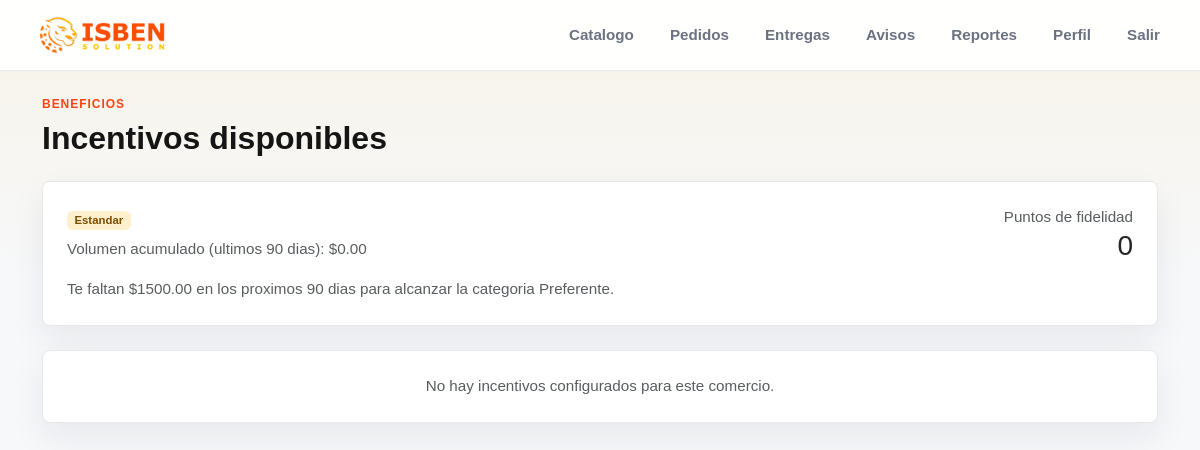
Before: /incentivos/ (signed in) with the older database file.
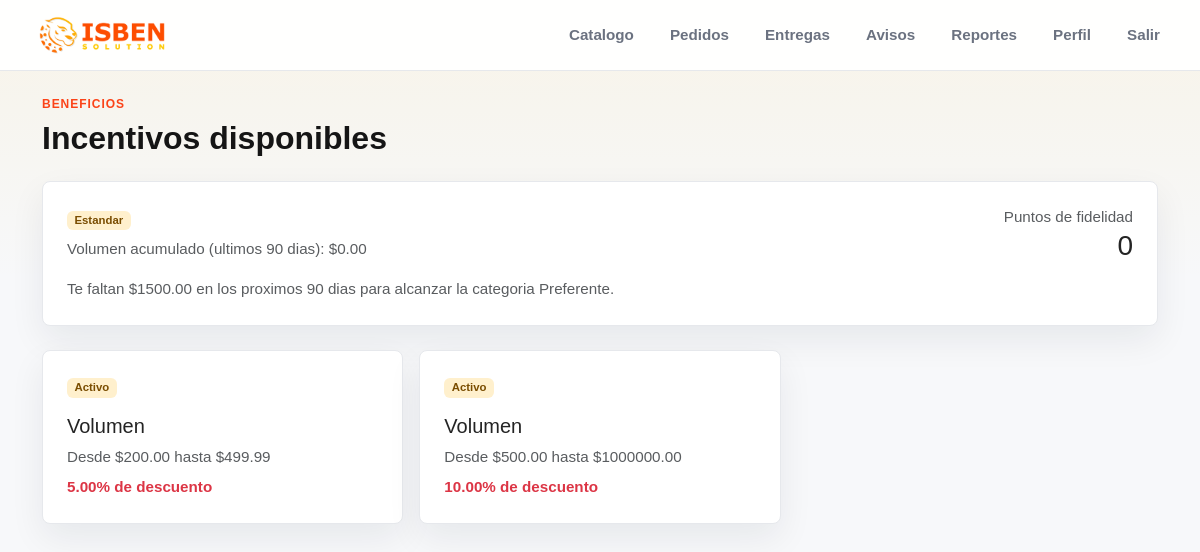
After: the same page with the newer database file.
### plataforma/models.py (models this page shows, shortened)
class Comercio(models.Model):
    ruc = models.CharField(max_length=20)
    nombre_comercial = models.CharField(max_length=100)
    direccion = models.CharField(max_length=255)
    contacto = models.CharField(max_length=100)
    categoria = models.CharField(max_length=100)
    volumen_90d = models.FloatField()
    estado = models.CharField(max_length=50)

class ReglaCategoria(models.Model):
    categoria = models.CharField(max_length=20, choices=CATEGORIA_CHOICES, unique=True)
    volumen_min = models.FloatField()
    bono_descuento_pct = models.FloatField(default=0)
    beneficio_descripcion = models.CharField(max_length=255, blank=True)
    class Meta:
        ordering = ["volumen_min"]

class Incentivo(models.Model):
    tipo = models.CharField(max_length=100)
    umbral_min = models.FloatField()
    umbral_max = models.FloatField()
    descuento_pct = models.FloatField()
    activo = models.BooleanField(default=True)
    comercio = models.ForeignKey(Comercio, on_delete=models.CASCADE,
    related_name="incentivos")

### plataforma/views.py (the view)
# urls.py: path("incentivos/", views.incentivos, name="incentivos"),
@comercio_requerido
def incentivos(request):
    comercio = request.comercio_actual
    incentivos_comercio = comercio.incentivos.order_by("umbral_min")
    puntos_cuenta = PuntosFidelidad.objects.filter(comercio=comercio).first()
    regla_siguiente, volumen_faltante = siguiente_categoria(comercio)
    return render(
        request,
        "plataforma/incentivos.html",
        {
            "incentivos": incentivos_comercio,
            "comercio": comercio,
            "puntos": puntos_cuenta.puntos if puntos_cuenta else 0,
            "siguiente_categoria": regla_siguiente.categoria if regla_siguiente else None,
            "volumen_faltante": volumen_faltante,
        },
    )

### plataforma/incentivos.py (called while the page is built)
def siguiente_categoria(comercio):
    regla = (
        ReglaCategoria.objects.filter(volumen_min__gt=comercio.volumen_90d)
        .order_by("volumen_min")
        .first()
    )
    if not regla:
        return None, None
    return regla, round(regla.volumen_min - comercio.volumen_90d, 2)

### plataforma/views.py (called while the page is built)
def obtener_usuario_actual(request):
    usuario_id = request.session.get("usuario_id")
    if not usuario_id:
        return None
    return Usuario.objects.select_related("comercio").filter(id=usuario_id).first()

def comercio_requerido(view_func):
    @wraps(view_func)
    def wrapper(request, *args, **kwargs):
        usuario = obtener_usuario_actual(request)
        if not usuario:
            messages.warning(request, "Inicia sesion para continuar.")
            return redirect("login")
        request.usuario_plataforma = usuario
        request.comercio_actual = usuario.comercio
        return view_func(request, *args, **kwargs)
    return wrapper

### plataforma/templates/plataforma/incentivos.html (shortened to what this page needs)
{% extends 'plataforma/master.html' %}
{% block content %}
<section class="container-lg">
    <p class="brand-eyebrow">Beneficios</p>
    <h1 class="brand-title h2 mb-4">Incentivos disponibles</h1>
    <div class="brand-card p-4 mb-4">
        <div class="d-flex flex-wrap justify-content-between align-items-center gap-3">
            <div>
                <span class="badge badge-accent mb-2">{{ comercio.categoria }}</span>
                <p class="text-muted mb-0">Volumen acumulado (ultimos 90 dias): ${{ comercio.volumen_90d|floatformat:2 }}</p>
            </div>
            <div class="text-md-end">
                <span class="text-muted d-block">Puntos de fidelidad</span>
                <strong class="h3 mb-0">{{ puntos }}</strong>
            </div>
        </div>
        {% if siguiente_categoria %}
            <p class="text-muted mt-3 mb-0">Te faltan ${{ volumen_faltante|floatformat:2 }} en los proximos 90 dias para alcanzar la categoria {{ siguiente_categoria }}.</p>
        {% endif %}
    </div>
    <div class="row g-3">
        {% for incentivo in incentivos %}
            <div class="col-md-6 col-xl-4">
                <article class="brand-card p-4 h-100">
                    <span class="badge {% if incentivo.activo %}badge-accent{% else %}text-bg-secondary{% endif %} mb-3">
                        {% if incentivo.activo %}Activo{% else %}Inactivo{% endif %}
                    </span>
                    <h2 class="h5">{{ incentivo.tipo }}</h2>
                    <p class="text-muted mb-2">Desde ${{ incentivo.umbral_min|floatformat:2 }} hasta ${{ incentivo.umbral_max|floatformat:2 }}</p>
                    <strong class="text-danger">{{ incentivo.descuento_pct|floatformat:2 }}% de descuento</strong>
                </article>
            </div>
        {% empty %}
            <div class="col-12">
                <div class="brand-card p-4 text-center text-muted">No hay incentivos configurados para este comercio.</div>
            </div>
        {% endfor %}
    </div>
</section>
{% endblock %}

### plataforma/templates/plataforma/master.html (shortened to what this page needs)
{% load static %}
<!doctype html>
<html lang="es">
<head>
    <link href="https://cdn.jsdelivr.net/npm/bootstrap@5.3.3/dist/css/bootstrap.min.css" rel="stylesheet">
    <link rel="stylesheet" href="{% static 'plataforma/css/brand.css' %}">
</head>
<body>
    <div class="app-shell">
        <nav class="navbar navbar-expand-lg brand-navbar sticky-top">
            <div class="container-fluid px-3 px-lg-4">
                <a class="navbar-brand d-flex align-items-center gap-2" href="{% url 'index' %}">
                    <img class="brand-logo brand-logo-horizontal" src="{% static 'plataforma/img/isben-logo-horizontal.png' %}" alt="ISBEN Solution">
                </a>
                <div class="collapse navbar-collapse" id="mainNavigation">
                    <ul class="navbar-nav ms-auto gap-lg-1">
                        {% if request.session.usuario_id %}
                            <li class="nav-item"><a class="nav-link brand-nav-link px-3" href="{% url 'catalogo' %}">Catalogo</a></li>
                            <li class="nav-item"><a class="nav-link brand-nav-link px-3" href="{% url 'historial' %}">Pedidos</a></li>
                            <li class="nav-item"><a class="nav-link brand-nav-link px-3" href="{% url 'entregas' %}">Entregas</a></li>
                            <li class="nav-item"><a class="nav-link brand-nav-link px-3" href="{% url 'notificaciones' %}">Avisos</a></li>
                            <li class="nav-item"><a class="nav-link brand-nav-link px-3" href="{% url 'reportes' %}">Reportes</a></li>
                            <li class="nav-item"><a class="nav-link brand-nav-link px-3" href="{% url 'perfil' %}">Perfil</a></li>
                            <li class="nav-item"><a class="nav-link brand-nav-link px-3" href="{% url 'logout' %}">Salir</a></li>
                        {% else %}
                            <li class="nav-item"><a class="nav-link brand-nav-link px-3" href="{% url 'login' %}">Entrar</a></li>
                            <li class="nav-item"><a class="nav-link brand-nav-link px-3" href="{% url 'registro' %}">Registro</a></li>
                        {% endif %}
                    </ul>
                </div>
            </div>
        </nav>
        <main class="container-fluid px-3 px-lg-4 py-4">
            {% block content %}{% endblock %}
        </main>
    </div>
</body>
</html>

### plataforma/static/plataforma/css/brand.css (style rules this page uses)
:root { --brand-orange: #FB4318; --brand-yellow: #FFC22F; --brand-dark: #151515; --brand-ink: #242424; --brand-muted: #6b7280; --brand-border: #e6e8ec; --brand-bg: #f7f8fa; --brand-surface: #ffffff; --brand-orange-rgb: 251, 67, 24; --brand-yellow-rgb: 255, 194, 47; --font-base: Verdana, Arial, sans-serif; --font-display: Futura, "Trebuchet MS", Verdana, Arial, sans-serif; }
* { box-sizing: border-box; }
body { min-height: 100vh; margin: 0; background: var(--brand-bg); color: var(--brand-ink); font-family: var(--font-base); font-size: 0.95rem; }
a { color: var(--brand-orange); text-decoration: none; }
.app-shell { min-height: 100vh; background: linear-gradient(180deg, rgba(var(--brand-yellow-rgb), 0.09), rgba(255, 255, 255, 0) 280px), var(--brand-bg); }
.brand-navbar { border-bottom: 1px solid var(--brand-border); background: rgba(255, 255, 255, 0.94); backdrop-filter: blur(14px); }
.brand-logo { display: block; width: auto; max-width: 100%; object-fit: contain; }
.brand-logo-horizontal { height: 44px; }
.brand-title { margin: 0; color: var(--brand-dark); font-family: var(--font-display); font-weight: 800; letter-spacing: 0; }
.brand-eyebrow { margin-bottom: 0.35rem; color: var(--brand-orange); font-family: var(--font-display); font-size: 0.75rem; font-weight: 800; letter-spacing: 0.08em; text-transform: uppercase; }
.brand-card { border: 1px solid var(--brand-border); border-radius: 8px; background: var(--brand-surface); box-shadow: 0 14px 35px rgba(17, 24, 39, 0.07); }
.badge-accent { background: rgba(var(--brand-yellow-rgb), 0.24); color: #7a4d00; }
.brand-nav-link { border-radius: 8px; color: var(--brand-muted); font-weight: 700; }

Changed rows visible on the page:
added Incentivo: activo "Activo", tipo "Volumen", umbral_min "200.00", umbral_max "499.99", descuento_pct "5.00"
added Incentivo: activo "Activo", tipo "Volumen", umbral_min "500.00", umbral_max "1000000.00", descuento_pct "10.00"
Other visible differences:
text no longer shown: "No hay incentivos configurados para este comercio."
